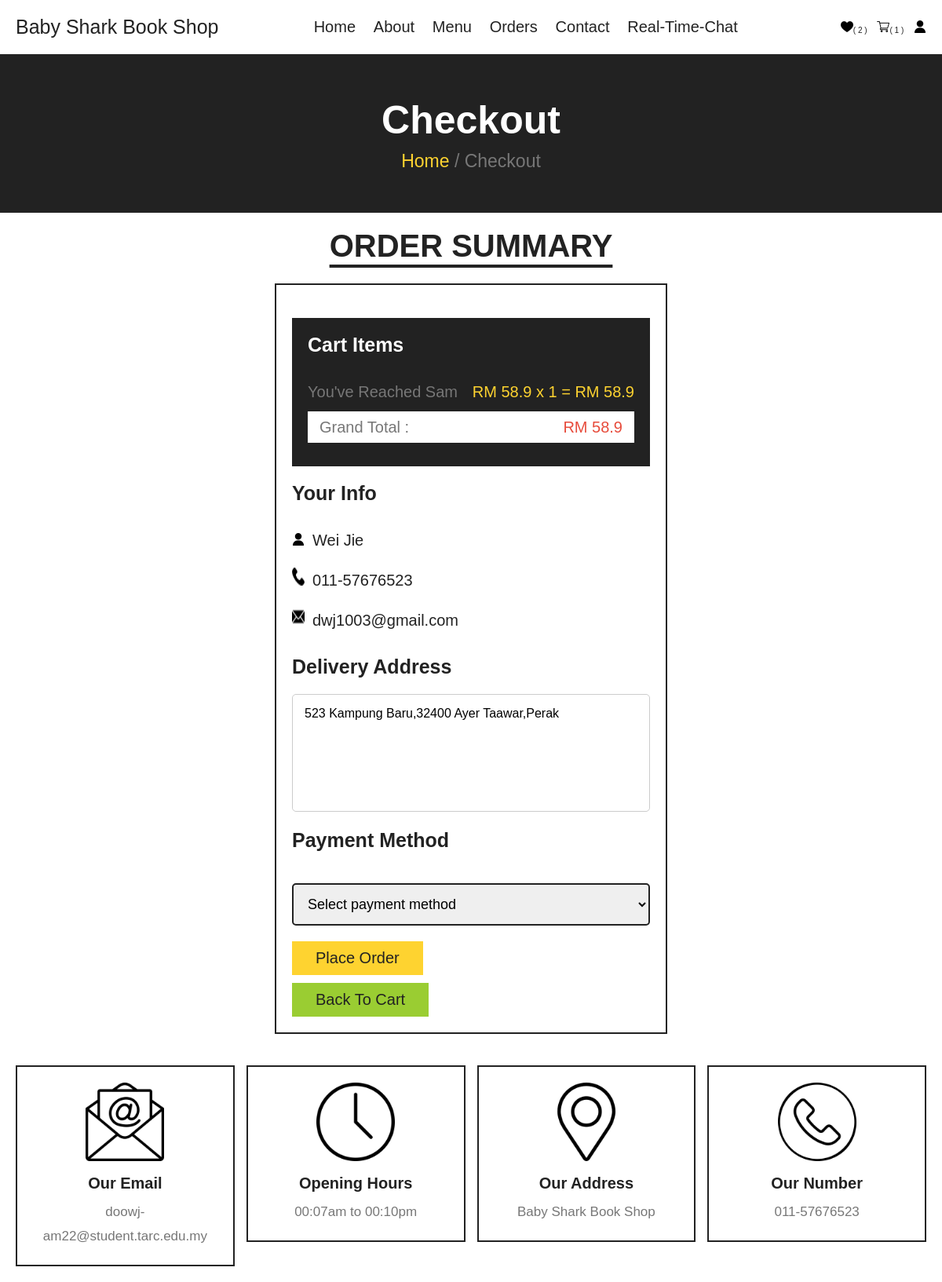
Screenshot of /checkout.php (signed in) with the database file from the repository.
### tables this page shows
CREATE TABLE `cart` (
  `id` int(11) NOT NULL,
  `member_id` int(11) NOT NULL,
  `product_id` int(11) NOT NULL,
  `quantity` int(11) NOT NULL
);

CREATE TABLE `product` (
  `id` int(11) NOT NULL,
  `name` varchar(100) NOT NULL,
  `author` varchar(100) NOT NULL,
  `price` double NOT NULL,
  `description` varchar(255) NOT NULL,
  `image` varchar(255) NOT NULL,
  `stock` int(11) NOT NULL,
  `category_id` int(11) NOT NULL
);

CREATE TABLE `user` (
  `id` int(11) NOT NULL,
  `image` varchar(100) NOT NULL,
  `name` varchar(100) NOT NULL,
  `gender` char(1) NOT NULL,
  `dob` date NOT NULL,
  `email` varchar(100) NOT NULL,
  `telephone` varchar(100) NOT NULL,
  `address` varchar(100) NOT NULL,
  `password` varchar(100) NOT NULL,
  `status` varchar(100) NOT NULL,
  `role` varchar(100) NOT NULL,
  `login_attempts` int(11) DEFAULT 0,
  `last_attempt` timestamp NULL DEFAULT NULL,
  `block_until` timestamp NULL DEFAULT NULL
);

### checkout.php (the view, shortened to what this page needs)
<?php
include 'components/_base.php';
$user = $_db->prepare("SELECT * FROM user WHERE id = ?");
$user->execute([$_user->id]);
$fetch_profile = $user->fetch(PDO::FETCH_ASSOC);
$method = '';
?>
<!DOCTYPE html>
<html lang="en">
<head>
   <link rel="stylesheet" href="css/style.css">
</head>
<body>
<?php include 'components/user_header.php'; ?>
<div class="heading">
   <h3>Checkout</h3>
   <p><a href="index.php">Home</a> <span> / Checkout</span></p>
</div>
<section class="checkout">
   <h1 class="title">Order Summary</h1>
   <form action="" method="post">
   <br>
   <br>
      <div class="cart-items">
         <h3>Cart Items</h3>
         <?php
            $grand_total = 0;
            $select_cart = $_db->prepare("SELECT c.id, c.quantity, p.id AS product_id, p.name, p.image, p.price FROM `cart` c INNER JOIN product p ON c.product_id = p.id WHERE member_id = ?");
            $select_cart->execute([$_user->id]);
            $cart_items = $select_cart->fetchAll(PDO::FETCH_ASSOC);
            if (count($cart_items) > 0) {
               foreach ($cart_items as $fetch_cart) {
                  $sub_total = $fetch_cart['price'] * $fetch_cart['quantity'];
                  $grand_total += $sub_total;
                  echo "<p><span class='name'>{$fetch_cart['name']}</span><span class='price'>RM {$fetch_cart['price']} x {$fetch_cart['quantity']} = RM {$sub_total}</span></p>";
               }
            } else {
               echo '<p class="empty">Your cart is empty</p>';
            }
         ?>
         <p class="grand-total"><span class="name">Grand Total :</span><span class="price">RM <?= $grand_total; ?></span></p>
      </div>
      <div class="user-info">
         <h3>Your Info</h3>
         <p><i class="fas fa-user"><img src="img/user.png"></i><span><?= encode($_user->name); ?></span></p>
         <p><i class="fas fa-phone"><img src="img/phone.png" style="height:23.2px;width:16px;"></i><span><?= encode($_user->telephone); ?></span></p>
         <p><i class="fas fa-envelope"><img src="img/email.png" style="height:23.2px;width:16px;"></i><span><?= encode($_user->email); ?></span></p>
         <h3>Delivery Address</h3>
         <?= html_textarea2('address', '', $fetch_profile['address']); ?>
         <h3>Payment Method</h3>
         <select id="payment-method" name="method" class="box" required>
            <option value="" disabled <?= $method ? '' : 'selected'; ?>>Select payment method</option>
         </select>
         <input type="submit" value="Place Order" class="btn" name="submit"><br>
         <a style="background-color:yellowgreen;" href="cart.php" class="btn" >Back to Cart</a>
      </div>
   </form>
</section>
<?php include 'components/footer.php'; ?>
</body>
</html>

### components/_base.php (shortened to what this page needs)
<?php
function encode($value) {
    return htmlentities($value);
}
function html_textarea2($key, $attr = '', $value = null) {
    if ($value === null) {
        $value = encode($GLOBALS[$key] ?? '');
    } else {
        $value = encode($value);
    }
    echo "<textarea id='$key' name='$key' $attr >$value</textarea>";
}
$_user = $_SESSION['user'] ?? null;

### css/style.css (style rules this page uses)
:root { --yellow:#fed330; --red:#e74c3c; --white:#fff; --black:#222; --light-color:#777; --border:.2rem solid var(--black); }
* { font-family: Arial, Helvetica, sans-serif; margin:0; padding:0; box-sizing: border-box; outline: none; border: none; text-decoration: none; }
html { font-size: 62.5%; overflow-x: hidden; scroll-behavior: smooth; stop-opacity: 7rem; }
section { margin:0 auto; max-width: 1500px; padding:2rem; }
.title { text-align: center; margin-bottom: 2.5rem; font-size: 4rem; color:var(--black); text-transform: uppercase; text-decoration: underline; text-underline-offset: 1rem; }
.heading { display: flex; align-items: center; justify-content: center; gap:1rem; flex-flow: column; background-color: var(--black); min-height: 20rem; }
.heading h3 { font-size: 5rem; color:var(--white); text-transform: capitalize; }
.heading p { font-size: 2.3rem; color:var(--light-color); }
.heading p a { color:var(--yellow); }
.btn, .edit-btn, .delete-btn { margin-top: 1rem; display: inline-block; font-size: 2rem; padding:1rem 3rem; cursor: pointer; text-transform: capitalize; transition: .2s linear; }
.btn { background-color: var(--yellow); color:var(--black); }
.checkout form { max-width: 50rem; margin:0 auto; border:var(--border); padding:2rem; }
.checkout form h3 { font-size: 2.5rem; text-transform: capitalize; padding: 2rem 0; color:var(--black); }
.checkout form .cart-items { background-color: var(--black); padding:2rem; padding-top: 0; }
.checkout form .cart-items h3 { color:var(--white); }
.checkout form .cart-items p { display: flex; align-items: center; gap:1.5rem; justify-content: space-between; margin:1rem 0; line-height: 1.5; font-size: 2rem; }
.checkout form .cart-items p .name { color:var(--light-color); }
.checkout form .cart-items p .price { color:var(--yellow); }
.checkout form .cart-items .grand-total { background-color: var(--white); padding:.5rem 1.5rem; }
.checkout form .cart-items .grand-total .price { color:var(--red); }
.checkout form .user-info p { font-size: 2rem; line-height: 1.5; padding:1rem 0; }
.checkout form .user-info p i { color:var(--light-color); margin-right: 1rem; }
.checkout form .user-info p span { color:var(--black); }
.checkout form .user-info .box { width: 100%; border:var(--border); padding:1.4rem; margin-top: 2rem; margin-bottom: 1rem; font-size: 1.8rem; }
textarea[name="address"] { width: 100%; height: 150px; padding: 15px; font-size: 16px; border: 1px solid #ccc; border-radius: 5px; resize: none; outline: none; transition: border-color 0.3s; }
select.box { width: 100%; padding: 10px; font-size: 16px; border-radius: 5px; border: 1px solid #ccc; transition: border-color 0.3s; }

### rows the page displays
cart: product.name "You've Reached Sam", product.price "58.9", quantity "1"
user: name "Wei Jie", telephone "011-57676523", email "dwj1003@gmail.com", address "523 Kampung Baru,32400 Ayer Taawar,Perak"

### other values shown
$total_favorites_items "2"
$total_cart_items "1"
$grand_total "58.9"
